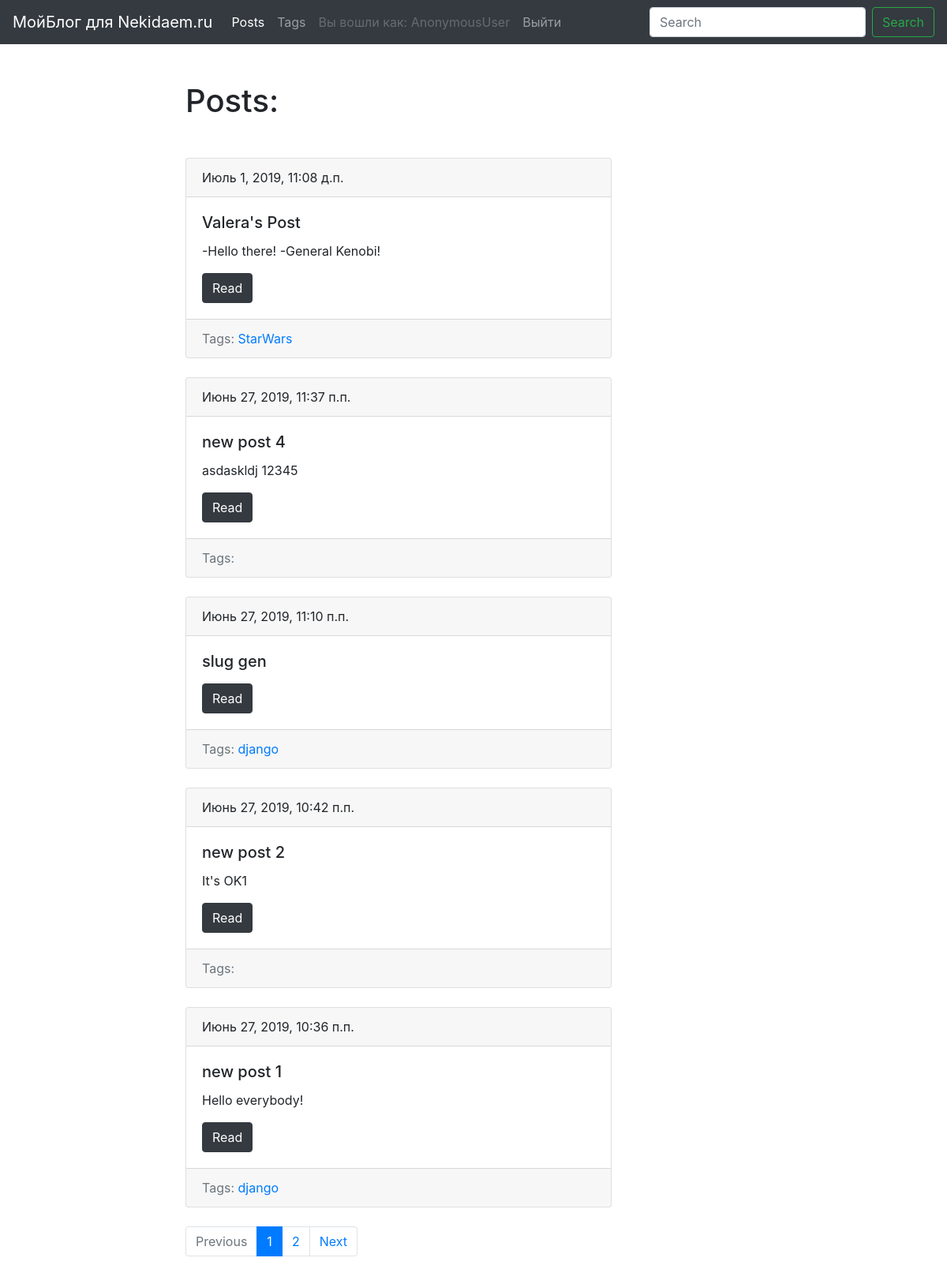
Screenshot of /blog/ with the database file from the repository.
### blog/models.py (models this page shows, shortened)
class Post(models.Model):
    title = models.CharField(max_length=150, db_index=True)
    slug = models.SlugField(max_length=150, unique=True, blank=True)
    body = models.TextField(blank=True, db_index=True)
    date_pub = models.DateTimeField(auto_now_add=True)
    tags = models.ManyToManyField('Tag', blank=True, related_name='posts')
    def get_absolute_url(self):
        return reverse('post_detail_url', kwargs={'slug': self.slug})
    class Meta:
        db_table = 'post'
        ordering = ['-date_pub']

class Tag(models.Model):
    title = models.CharField(max_length=50)
    slug = models.SlugField(max_length=50, unique=True)
    def get_absolute_url(self):
        return reverse('tag_detail_url', kwargs={'slug': self.slug})
    class Meta:
        ordering = ['title']

### blog/views.py (the view)
# urls.py: path('', posts_list, name='posts_list_url'),
def posts_list(request):
    search_query = request.GET.get('search', '')
    if search_query:
        posts = Post.objects.filter(Q(title__icontains=search_query) | Q(body__icontains=search_query))
    else:
        posts = Post.objects.all()
    """
    Пагинация
    """
    posts_per_page = 5
    paginator = Paginator(posts, posts_per_page)
    page_number = request.GET.get('page', 1)
    page = paginator.get_page(page_number)
    is_paginated = page.has_other_pages()
    if page.has_previous():
        previous_url = '?page={}'.format(page.previous_page_number())
    else:
        previous_url = ''
    if page.has_next():
        next_url = '?page={}'.format(page.next_page_number())
    else:
        next_url = ''
    context = {
        'page_object': page,
        'is_paginated': is_paginated,
        'next_url': next_url,
        'previous_url': previous_url
    }
    return render(request, 'blog/index.html', context=context)

### blog/templates/blog/index.html (shortened to what this page needs)
    {%extends 'blog/base_blog.html'%}
    {% block content %}
        <h1 class="mb-5">Posts:</h1>
        {% for post in page_object.object_list %}
           {% include 'blog/includes/post_card_template.html' %}
        {% endfor %}
    {% endblock %}

### blog/templates/blog/includes/post_card_template.html
<div class="card mb-4">
    <div class="card-header">
        {{ post.date_pub }}
    </div>
    <div class="card-body">
        <h5 class="card-title">{{ post.title }}</h5>
        <p class="card-text">{{ post.body|truncatewords:15 }}</p>
        <a href="{{ post.get_absolute_url }}" class="btn btn-dark">Read</a>
    </div>
    <div class="card-footer text-muted">
    Tags:
        {% for tag in post.tags.all %}
            <a href="{{ tag.get_absolute_url }}"> {{ tag.title }} </a>
        {% endfor %}
    </div>
</div>

### rows the page displays
Post: date_pub "Июль 1, 2019, 11:08 д.п.", title "Valera's Post", body "-Hello there! -General Kenobi!"
Tag: title "StarWars"
Post: date_pub "Июнь 27, 2019, 11:37 п.п.", title "new post 4", body "asdaskldj 12345"
Post: date_pub "Июнь 27, 2019, 11:10 п.п.", title "slug gen"
Tag: title "django"
Post: date_pub "Июнь 27, 2019, 10:42 п.п.", title "new post 2", body "It's OK1"
Post: date_pub "Июнь 27, 2019, 10:36 п.п.", title "new post 1", body "Hello everybody!"

### other values shown
{{ user }} "AnonymousUser"
{{ n }} "1"
{{ n }} "2"
